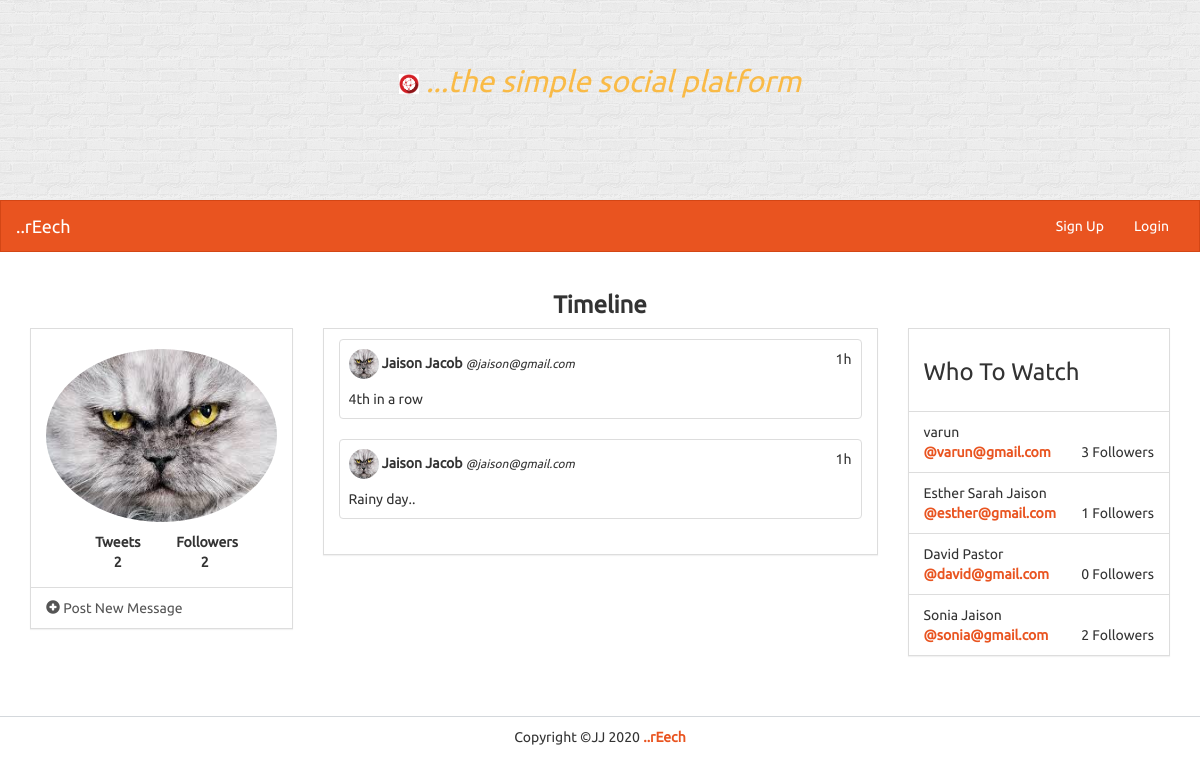
The app's page /timeline/jaison@gmail.com with its own data.
### models.py (models this page shows)
class User(UserMixin, db.Model):
    id = db.Column(db.Integer, primary_key=True)
    name = db.Column(db.String(100))
    username = db.Column(db.String(30))
    image = db.Column(db.String(100))
    password = db.Column(db.String(50))
    join_date = db.Column(db.DateTime)
    tweets = db.relationship('Tweet', backref='user', lazy='dynamic')
    following = db.relationship('User', secondary=followers,
        primaryjoin=(followers.c.follower_id == id),
        secondaryjoin=(followers.c.followee_id == id),
        backref=db.backref('followers', lazy='dynamic'), lazy='dynamic')
    followed_by = db.relationship('User',  secondary=followers,
        primaryjoin=(followers.c.followee_id == id),
        secondaryjoin=(followers.c.follower_id == id),
        backref=db.backref('followees', lazy='dynamic'), lazy='dynamic')

class Tweet(db.Model):
    id = db.Column(db.Integer, primary_key=True)
    user_id = db.Column(db.Integer, db.ForeignKey('user.id'))
    text = db.Column(db.String(140))
    date_created = db.Column(db.DateTime)

### views.py (the view)
@app.route('/timeline', defaults={'username' : None})
@app.route('/timeline/<username>')
def timeline(username):
    form = TweetForm()
    if username:
        user = User.query.filter_by(username=username).first()
        if not user:
            abort(404)
        tweets = Tweet.query.filter_by(user=user).order_by(Tweet.date_created.desc()).all()
        total_tweets = len(tweets)
    else:
        user = current_user
        tweets = Tweet.query.join(followers, (followers.c.followee_id == Tweet.user_id)).filter(followers.c.follower_id == current_user.id).order_by(Tweet.date_created.desc()).all()
        total_tweets = Tweet.query.filter_by(user=user).order_by(Tweet.date_created.desc()).count()
    current_time = get_current_time()
    followed_by_count = user.followed_by.count()
    who_to_watch = who_to_watch_list(user)
    return render_template('timeline.html', form=form, tweets=tweets, current_time=current_time, current_user=user, total_tweets=total_tweets, who_to_watch=who_to_watch, logged_in_user=current_user, followed_by_count=followed_by_count)

### app.py (called while the page is built)
@app.template_filter('time_since')
def time_since(delta):
    seconds = delta.total_seconds()
    days, seconds = divmod(seconds, 86400)
    hours, seconds = divmod(seconds, 3600)
    minutes, seconds = divmod(seconds, 60)
    if days > 0:
        return '%dd' % (days)
    elif hours > 0:
        return '%dh' % (hours)
    elif minutes > 0:
        return '%dm' % (minutes)
    else:
        return 'Just now'

### views.py (called while the page is built)
def who_to_watch_list(user):
    return User.query.filter(User.id != user.id).order_by(db.func.random()).limit(4).all()

def get_current_time():
    return datetime.now()

### templates/timeline.html (shortened to what this page needs)
{% extends "base.html" %}
{% block content %}
			<div class="row">
				<div class="col-lg-12">
					<h3 class="text-center bold">Timeline</h3>
				</div>
				<div class="col-lg-3">
					<div class="panel panel-default">
						<div class="panel-body">
							<div class="row pad">
								<div class="col-lg-12">
									<img src="{{ current_user.image }}" class="img-responsive img-circle center-block" alt="Image" />
								</div>
							</div>
							<div class="row pad">
								<div class="col-lg-4 col-lg-offset-2 text-center">
									<strong>
										Tweets <br />
										{{ total_tweets }}
									</strong>
								</div>
								<div class="col-lg-4 text-center">
									<strong>
										Followers <br />
										{{ followed_by_count }}
									</strong>
								</div>
							</div>
						</div>
						<ul class="list-group">
							<a class="list-group-item" data-toggle="modal" href="#newPost" data-backdrop="static" data-keboard="false">
								<i class="glyphicon glyphicon-plus-sign"></i> Post New Message
							</a>
						</ul>
					</div>
				</div>
				<div class="col-lg-6">
					<div class="panel panel-default">
						<div class="panel-body">
							{% for tweet in tweets %}
								<div class="row">
									<div class="col-xs-12 col-sm-12 col-md-12 col-lg-12">
										<div class="thumbnail">
											<div class="caption">
												<div class="row">
													<div class="col-lg-10">
														<img src="{{ tweet.user.image }}" style="width: 30px; height: 30px;" class="img-circle">
														<strong>{{ tweet.user.name }}</strong>
														<small><em>@{{ tweet.user.username }}</em></small>
													</div>
													<div class="col-lg-2 text-right">
														{{ (current_time - tweet.date_created)|time_since }}
													</div>
												</div>
												<div class="row pad">
													<div class="col-lg-12">
														{{ tweet.text }}
													</div>
												</div>
											</div>
										</div>
									</div>
								</div>
							{% endfor %}
						</div>
					</div>
				</div>
				<div class="col-lg-3">
					<div class="panel panel-default">
						<div class="panel-body">
							<h3>Who To Watch</h3>
						</div>
						<ul class="list-group">
							{% for user in who_to_watch %}
								<li class="list-group-item">
									{{ user.name }}
									<div>
										<strong><a href="{{ url_for('profile', username=user.username) }}">@{{ user.username }}</a></strong>
										<span class="pull-right">
											{{ user.followed_by.all()|length }} Followers
										</span>
									</div>
								</li>
						    {% endfor %}
						</ul>
					</div>
				</div>
			</div>
		</div>
{% endblock %}

### static/css/styles.css (style rules this page uses)
body { font-family: Ubuntu, verdana, georgia, serif, sans-serif; }
a, a:hover, a:active, a:focus, a:visited { text-decoration: none; }
.bold { font-weight: bolder !important; }
div.panel, .btn, .navbar { border-radius: 0; }
.pad { margin-top: 10px !important; }
div.panel-body { padding-top: 10px; }
div.thumbnail { padding: 0; }

### records on screen
User: image (picture)
Tweet: user.image (picture), user.name "Jaison Jacob", user.username "jaison@gmail.com", (current_time-tweet.date_created)|time_since "1h", text "4th in a row"
Tweet: user.image (picture), user.name "Jaison Jacob", user.username "jaison@gmail.com", (current_time-tweet.date_created)|time_since "1h", text "Rainy day.."
User: name "varun", username "varun@gmail.com", followed_by.all|length "3"
User: name "Esther Sarah Jaison", username "esther@gmail.com", followed_by.all|length "1"
User: name "David Pastor", username "david@gmail.com", followed_by.all|length "0"
User: name "Sonia Jaison", username "sonia@gmail.com", followed_by.all|length "2"

### other values on screen
{{ total_tweets }} "2"
{{ followed_by_count }} "2"
